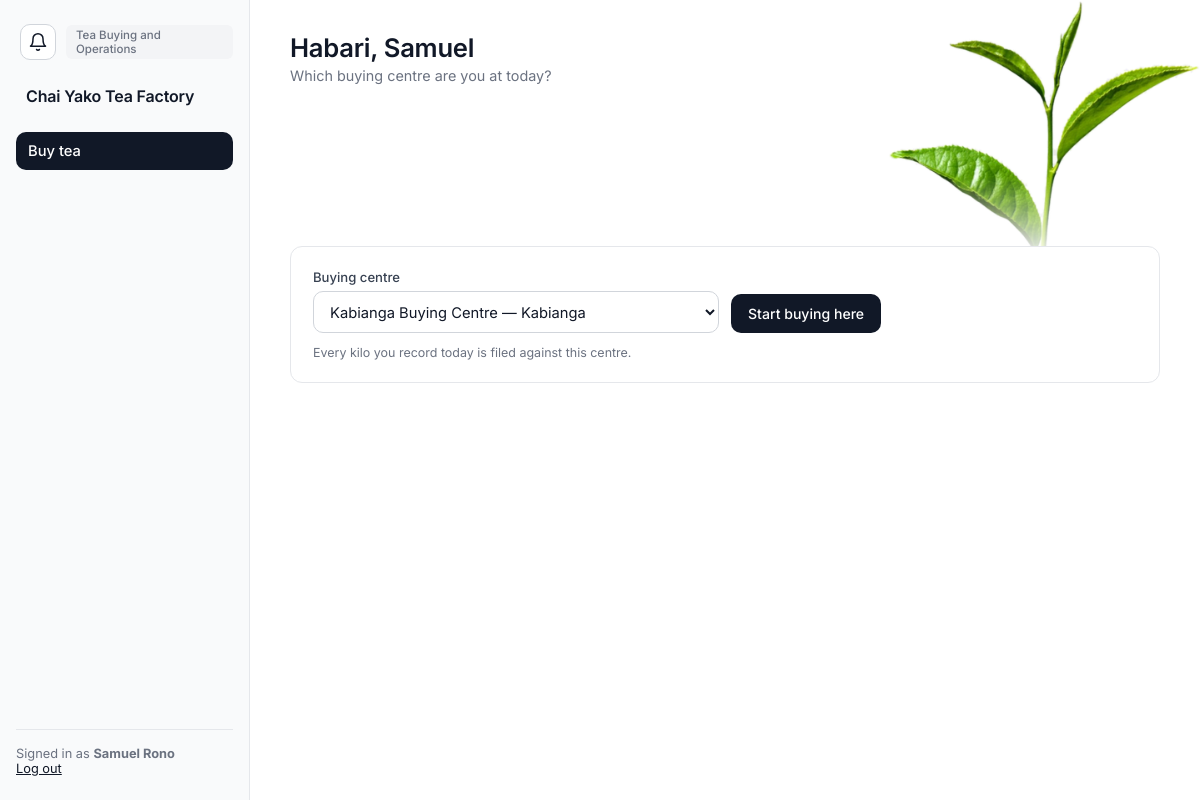
Screenshot of /buying/ (signed in) with the database file from the repository.
### app/models.py (models this page shows)
class Department(db.Model):
    __tablename__ = "departments"
    id = db.Column(db.Integer, primary_key=True)
    name = db.Column(db.String(100), unique=True, nullable=False)
    description = db.Column(db.String(255))
    status = db.Column(db.String(20), nullable=False, default="ACTIVE")
    created_at = db.Column(db.DateTime, nullable=False, default=utcnow)
    updated_at = db.Column(db.DateTime, nullable=False, default=utcnow, onupdate=utcnow)
    employees = db.relationship("Employee", back_populates="department")

class Employee(db.Model):
    __tablename__ = "employees"
    id = db.Column(db.Integer, primary_key=True)
    employee_number = db.Column(db.String(30), unique=True, nullable=False)
    first_name = db.Column(db.String(80), nullable=False)
    last_name = db.Column(db.String(80), nullable=False)
    phone = db.Column(db.String(30))
    email = db.Column(db.String(120))
    department_id = db.Column(db.Integer, db.ForeignKey("departments.id"), nullable=False, index=True)
    status = db.Column(db.String(20), nullable=False, default="ACTIVE")
    created_at = db.Column(db.DateTime, nullable=False, default=utcnow)
    updated_at = db.Column(db.DateTime, nullable=False, default=utcnow, onupdate=utcnow)
    department = db.relationship("Department", back_populates="employees")
    roles = db.relationship("Role", secondary=employee_roles, back_populates="employees")
    user = db.relationship("User", back_populates="employee", uselist=False)
    @property
    def full_name(self):
        return f"{self.first_name} {self.last_name}"

### app/buying.py (the view, shortened to what this page needs)
@buying_bp.route("/")
@permission_required("RECORD_TRANSACTION")
def home():
    centre = _current_centre()
    if centre is None:
        centres = BuyingCentre.query.filter_by(status="ACTIVE").order_by(BuyingCentre.name).all()
        return render_template("buying/select_centre.html", centres=centres)

### app/buying.py (called while the page is built)
def _current_centre():
    centre_id = session.get(SESSION_KEY)
    centre = db.session.get(BuyingCentre, centre_id) if centre_id else None
    return centre if centre is not None and centre.is_active else None

### app/models.py (called while the page is built)
    @property
    def is_active(self):
        return self.status == "ACTIVE" and self.employee.status == "ACTIVE"

    @property
    def full_name(self):
        return self.employee.full_name

    @property
    def department(self):
        return self.employee.department

### app/navigation.py (called while the page is built)
def home_endpoint(user):
    for permission, endpoint in _HOME:
        if has_permission(user, permission):
            return endpoint
    return "notices.board"          # an account with no working role still gets somewhere

def nav_items(user):
    allowed = [(endpoint, label) for endpoint, label, rule in _NAV
               if rule(lambda name: has_permission(user, name))]
    home = home_endpoint(user)
    allowed.sort(key=lambda item: item[0] != home)      # stable: only the home item moves up
    return allowed

def home_url(user):
    return url_for(home_endpoint(user))

### app/permissions.py (called while the page is built)
def role_permission_names(user):
    cache = g.setdefault("_role_permissions", {})
    if user.id not in cache:
        cache[user.id] = {
            permission.name
            for role in user.employee.roles if role.status == "ACTIVE"
            for permission in role.permissions
        }
    return cache[user.id]

def active_delegations(user):
    cache = g.setdefault("_active_delegations", {})
    if user.id not in cache:
        now = utcnow()
        rows = Delegation.query.filter_by(delegate_employee_id=user.employee_id, status="ACTIVE").all()
        cache[user.id] = [
            d for d in rows
            if delegation_is_active(d.status, d.start_at, d.expires_at, d.withdrawn_at, now)
        ]
    return cache[user.id]

def permission_source(user, name):
    if user is None or not getattr(user, "is_authenticated", False):
        return None
    if name in role_permission_names(user):
        return ("role", None)
    for delegation in active_delegations(user):
        if delegation.permission.name == name:
            return ("delegation", delegation.id)
    return None

def has_permission(user, name):
    return permission_source(user, name) is not None

### app/timeutil.py (called while the page is built)
def utcnow():
    return datetime.now(timezone.utc).replace(tzinfo=None)

### app/templates/buying/select_centre.html (shortened to what this page needs)
{% extends "layout/base.html" %}
{% block content %}
<div class="topbar">
  <div class="greeting">
    <h1>Habari, {{ current_user.employee.first_name }}</h1>
    <p>Which buying centre are you at today?</p>
  </div>
</div>
{% if centres %}
<div class="card">
  <form method="POST" action="{{ url_for('buying.set_centre') }}" class="form-grid">
    <div>
      <label for="buying_centre_id">Buying centre</label>
      <select id="buying_centre_id" name="buying_centre_id" required>
        {% for c in centres %}
          <option value="{{ c.id }}">{{ c.name }}{% if c.location %} — {{ c.location }}{% endif %}</option>
        {% endfor %}
      </select>
    </div>
    <div><button class="btn btn-primary" type="submit">Start buying here</button></div>
  </form>
  <p class="hint" style="margin-top:12px;">Every kilo you record today is filed against this centre.</p>
</div>
{% else %}
<div class="card empty-state"><p>No buying centres are active yet. Ask a manager to add one.</p></div>
{% endif %}
{% endblock %}

### app/templates/layout/base.html (shortened to what this page needs)
<!DOCTYPE html>
<html lang="en">
<head>
<link rel="stylesheet" href="{{ url_for('static', filename='css/style.css') }}">
</head>
<body>
<div class="app-shell">
  <img class="leaf-corner" src="{{ url_for('static', filename='img/tea-leaf.png') }}" alt="" aria-hidden="true">
  <aside class="sidebar factory" id="sidebar">
    <div class="sidebar-top">
      <a href="{{ url_for('notices.board') }}" class="bell {% if request.endpoint and request.endpoint.startswith('notices.') %}active{% endif %}" aria-label="Notices" title="Notices"><svg viewBox="0 0 24 24" fill="none" stroke="currentColor" stroke-width="1.8" stroke-linecap="round" stroke-linejoin="round" aria-hidden="true"><path d="M18 8A6 6 0 0 0 6 8c0 7-3 9-3 9h18s-3-2-3-9"/><path d="M13.7 21a2 2 0 0 1-3.4 0"/></svg></a>
      <span class="role-badge">{{ current_user.department.name }}</span>
    </div>
    <div class="brand">{{ factory_name }}</div>
    <nav class="sidebar-links">
      {% for endpoint, label in nav_items %}
        <a href="{{ url_for(endpoint) }}" class="nav-link {% if request.endpoint and request.endpoint.startswith(endpoint) %}active{% endif %}">{{ label }}</a>
      {% endfor %}
    </nav>
    <div class="sidebar-footer">
      Signed in as <strong>{{ current_user.full_name }}</strong><br>
      <a href="{{ url_for('auth.logout') }}">Log out</a>
    </div>
  </aside>
  <main class="main-area">
    {% block content %}{% endblock %}
  </main>
</div>
</body>
</html>

### app/static/css/style.css (style rules this page uses)
:root { --ink: #111827; --ink-2: #374151; --muted: #6b7280; --line: #e5e7eb; --line-strong: #d1d5db; --soft: #f9fafb; --hover: #f3f4f6; --danger: #b91c1c; --radius: 10px; --card-radius: 12px; --focus-ring: 0 0 0 3px rgba(17, 24, 39, 0.08); --leaf-w: clamp(260px, 26vw, 400px); }
* { box-sizing: border-box; }
body { margin: 0; font-family: Inter, system-ui, -apple-system, "Segoe UI", Roboto, sans-serif; background: #fff; color: var(--ink); min-height: 100vh; -webkit-font-smoothing: antialiased; }
a { text-decoration: none; color: inherit; }
h1, h2, h3, h4 { margin: 0; font-weight: 600; letter-spacing: -0.01em; }
p { margin: 0; }
.app-shell { display: grid; grid-template-columns: 250px 1fr; min-height: 100vh; position: relative; }
.leaf-corner { position: absolute; top: 0; right: 0; z-index: 0; width: var(--leaf-w); height: auto; pointer-events: none; user-select: none; -webkit-mask-image: linear-gradient(to bottom, #000 50%, transparent 74%); mask-image: linear-gradient(to bottom, #000 50%, transparent 74%); }
.sidebar { background: var(--soft); border-right: 1px solid var(--line); color: var(--ink-2); padding: 24px 16px; display: flex; flex-direction: column; gap: 6px; position: sticky; top: 0; height: 100vh; overflow-y: auto; }
.sidebar-links { display: flex; flex-direction: column; gap: 2px; overflow-y: auto; flex: 1; min-height: 0; }
.brand { padding: 4px 10px 20px; font-size: 1rem; font-weight: 600; color: var(--ink); letter-spacing: -0.01em; }
.nav-link { display: block; padding: 10px 12px; border-radius: var(--radius); color: var(--ink-2); font-size: 0.92rem; transition: background .15s, color .15s; }
.nav-link.active { background: var(--ink); color: #fff; font-weight: 500; }
.sidebar-top { display: flex; align-items: center; gap: 10px; padding: 0 0 16px 4px; }
.role-badge { display: inline-block; font-size: 0.72rem; font-weight: 500; color: var(--muted); padding: 3px 10px; border-radius: 6px; background: var(--hover); }
.bell { display: inline-flex; align-items: center; justify-content: center; flex: none; width: 36px; height: 36px; border-radius: var(--radius); border: 1px solid var(--line-strong); background: #fff; color: var(--ink); transition: background .15s, color .15s; }
.bell svg { width: 20px; height: 20px; }
.sidebar-footer { margin-top: auto; padding-top: 16px; border-top: 1px solid var(--line); font-size: 0.8rem; color: var(--muted); }
.sidebar-footer a { color: var(--ink); text-decoration: underline; }
.main-area { padding: 32px 40px 64px; max-width: 1400px; position: relative; z-index: 1; }
.topbar { display: flex; justify-content: space-between; align-items: flex-start; flex-wrap: wrap; gap: 16px; margin-bottom: 28px; min-height: calc(var(--leaf-w) * 0.7 - 32px); padding-right: calc(var(--leaf-w) - 40px); }
.topbar .greeting h1 { font-size: 1.6rem; color: var(--ink); }
.topbar .greeting p { color: var(--muted); margin-top: 4px; font-size: 0.9rem; }
.card { background: #fff; border: 1px solid var(--line); border-radius: var(--card-radius); padding: 22px; }
p.hint { font-size: 0.78rem; color: var(--muted); margin: 2px 0 0; }
.form-grid { display: grid; grid-template-columns: repeat(auto-fit, minmax(140px, 1fr)); gap: 12px; align-items: end; }
label { font-size: 0.82rem; color: var(--ink-2); display: block; margin-bottom: 6px; font-weight: 500; }
input, select, textarea { width: 100%; padding: 10px 12px; border: 1px solid var(--line-strong); border-radius: var(--radius); font-family: inherit; font-size: 0.92rem; color: var(--ink); background: #fff; outline: none; transition: border-color .15s, box-shadow .15s; }
.btn { display: inline-flex; align-items: center; justify-content: center; gap: 8px; padding: 10px 16px; border-radius: var(--radius); border: 1px solid transparent; font-family: inherit; font-weight: 500; font-size: 0.88rem; cursor: pointer; transition: background .15s, border-color .15s; }
.btn-primary { background: var(--ink); color: #fff; }

### rows the page displays
Department: department.name "Tea Buying and Operations"
Employee: full_name "Samuel Rono", employee.first_name "Samuel"

### other values shown
{{ factory_name }} "Chai Yako Tea Factory"
{{ label }} "Buy tea"
form field buying_centre_id "Kabianga Buying Centre — Kabianga"
